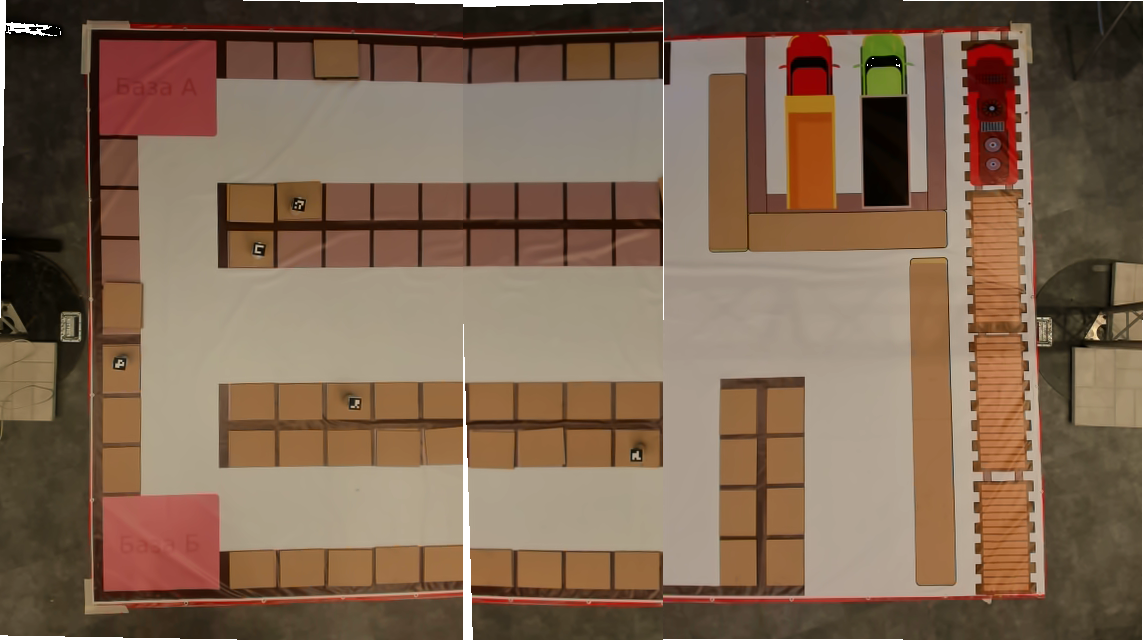
#> input picture ИРС/Финал/ex1/R.png, 1143 x 640 px, given in place of cam4-t2.png, which was not available
$ python RGBCalib.py
#> lines starting #> are read from the running program, lines starting #| are printed output that depends on the picture; after the words box and inside, x2 and y2 are one past the last pixel; in counts of white or black regions, pixels touching at a corner belong together; pictures that were not available may be replaced by others from this repository, and a replacement may not be noted
from cv2 import createTrackbar, getTrackbarPos
import cv2
import numpy as np

def nothing(*arg): pass
#camera = cv2.VideoCapture(2)
#succes, img = camera.read()
img = cv2.imread('../cam4-t2.png')
#> img is the input picture: shape (640, 1143, 3); mean B, G, R 81.6, 102, 126.3
lab = cv2.cvtColor(img, cv2.COLOR_BGR2LAB)
#> lab: shape (640, 1143, 3); mean of channels 0, 1, 2 113.6, 135, 143.6
l_channel, a, b = cv2.split(lab)
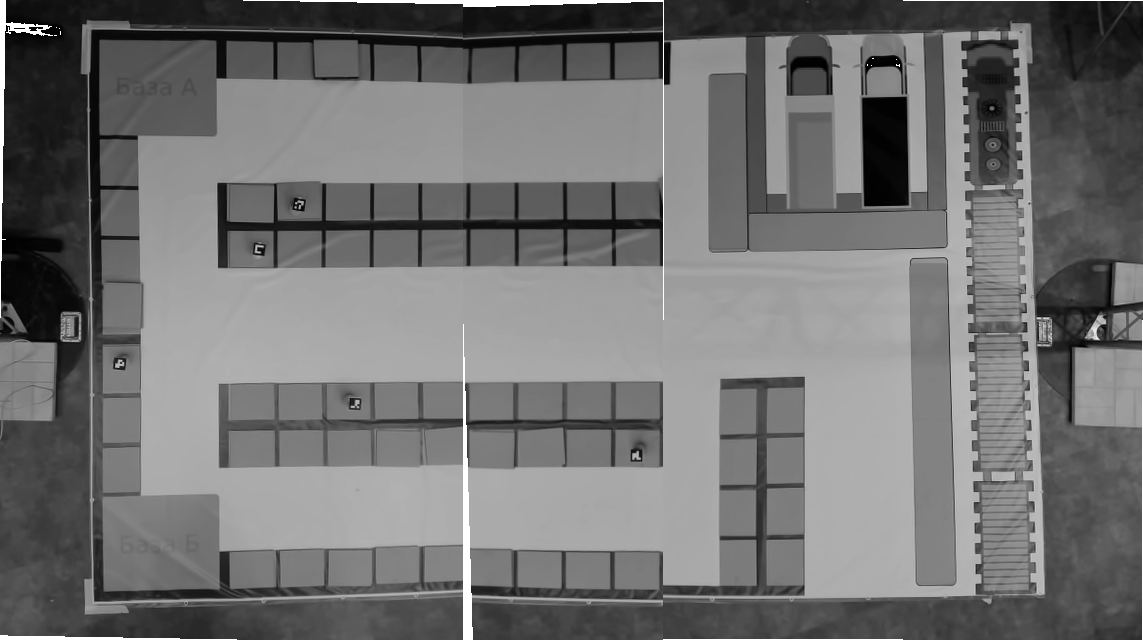
#> l_channel: shape (640, 1143); min 0, max 255, mean 113.6
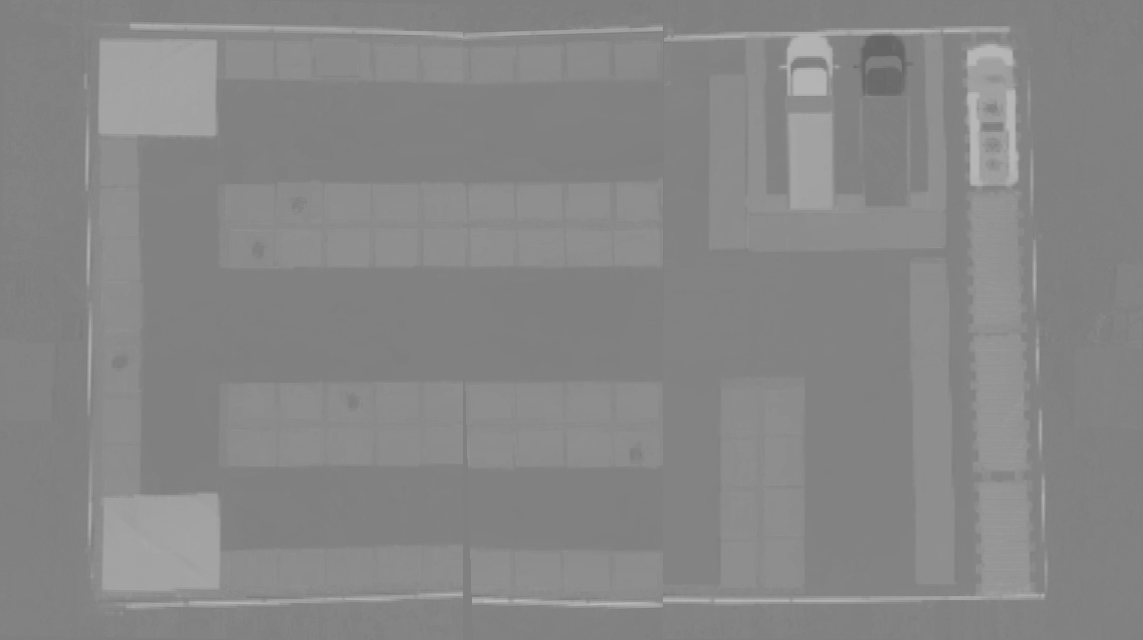
#> a: shape (640, 1143); min 100, max 187, mean 135
clahe = cv2.createCLAHE(clipLimit=10.0, tileGridSize=(10, 10))
cl = clahe.apply(l_channel)
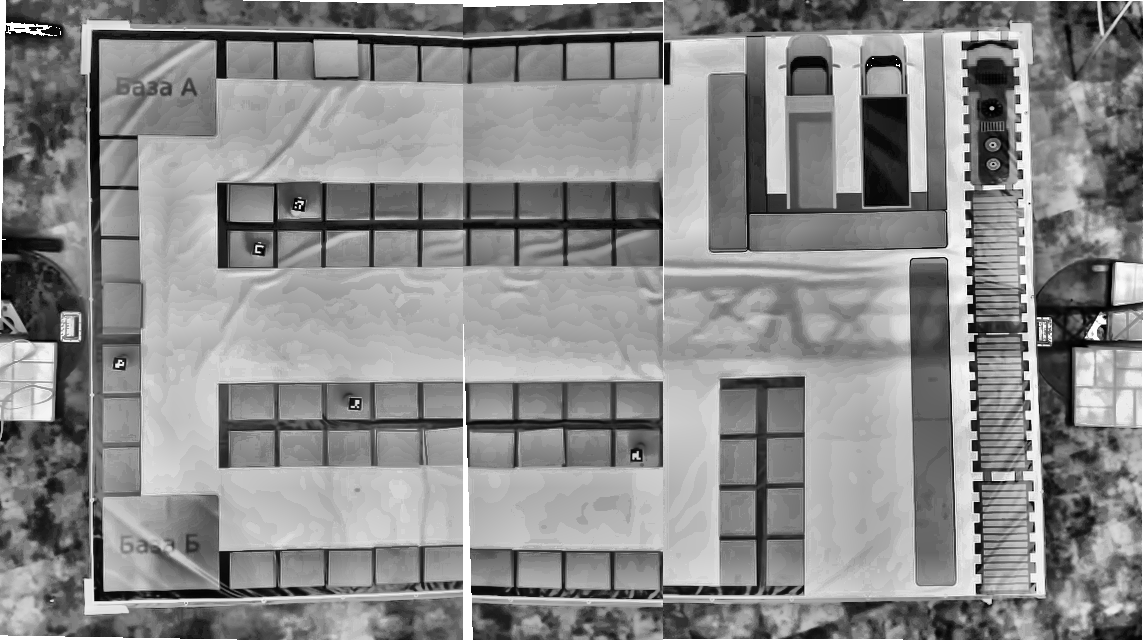
#> cl: shape (640, 1143); min 0, max 255, mean 138
limg = cv2.merge((cl, a, b))
#> limg: shape (640, 1143, 3); mean of channels 0, 1, 2 138, 135, 143.6
eimg = cv2.cvtColor(limg, cv2.COLOR_LAB2BGR)
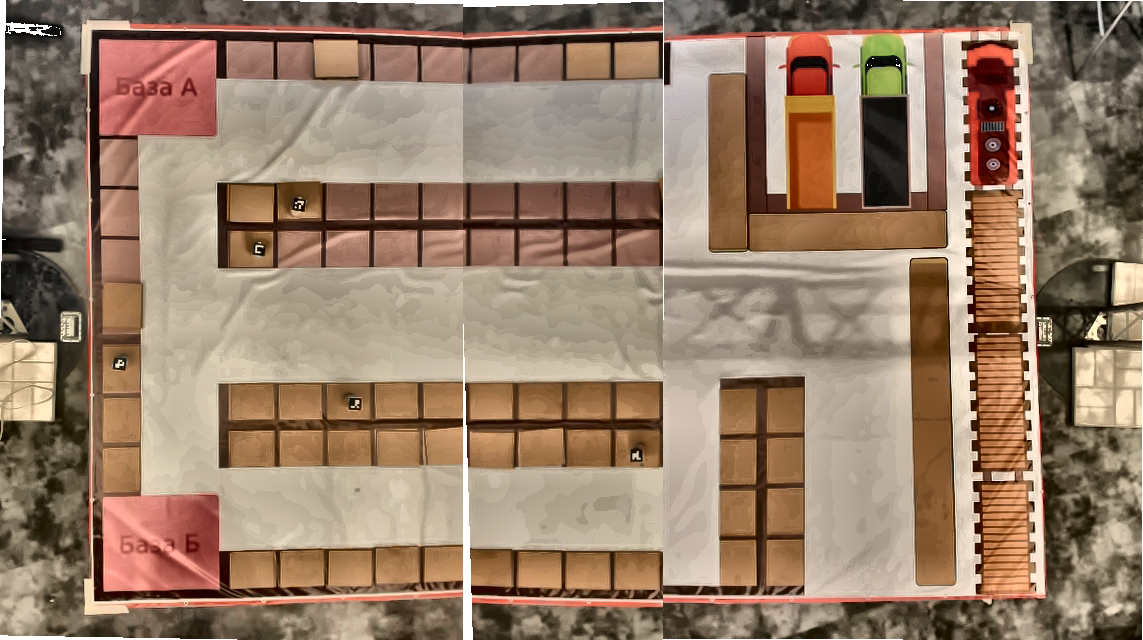
#> eimg: shape (640, 1143, 3); mean B, G, R 105.2, 126.4, 151.6
img1 = cv2.cvtColor(eimg, cv2.COLOR_BGR2RGB)
cv2.namedWindow('buttons')
createTrackbar('rmin', 'buttons', 0, 255, nothing)
createTrackbar('gmin', 'buttons', 0, 255, nothing)
createTrackbar('bmin', 'buttons', 0, 255, nothing)
createTrackbar('rmax', 'buttons', 0, 255, nothing)
createTrackbar('gmax', 'buttons', 0, 255, nothing)
createTrackbar('bmax', 'buttons', 0, 255, nothing)

while True:
    rmin, gmin, bmin, rmax, gmax, bmax = getTrackbarPos('rmin', 'buttons'), getTrackbarPos('gmin', 'buttons'), getTrackbarPos('bmin', 'buttons'), getTrackbarPos('rmax', 'buttons'), getTrackbarPos('gmax', 'buttons'), getTrackbarPos('bmax', 'buttons')
    rgb_min = np.array([rmin, gmin, bmin])
    rgb_max = np.array([rmax, gmax, bmax])
    img2 = cv2.inRange(img1, rgb_min, rgb_max)
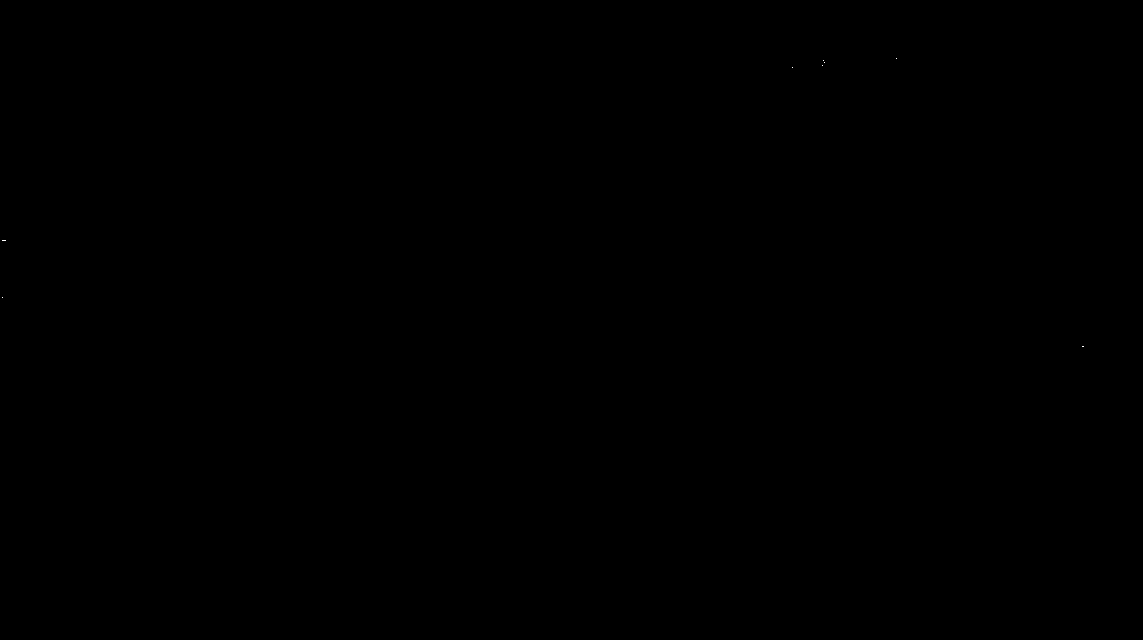
#> img2: shape (640, 1143); 0% white in thin lines or dots, all inside (x1, y1, x2, y2) = (2, 58, 1084, 347)
    cv2.imshow('img', img2)
    if cv2.waitKey(1) == 27:
#> (key Esc is pressed here)
        print(f'RGBMin = ({rmin}, {gmin}, {bmin})')
        print(f'RGBMax = ({rmax}, {gmax}, {bmax})')
        cv2.destroyAllWindows()
        break
